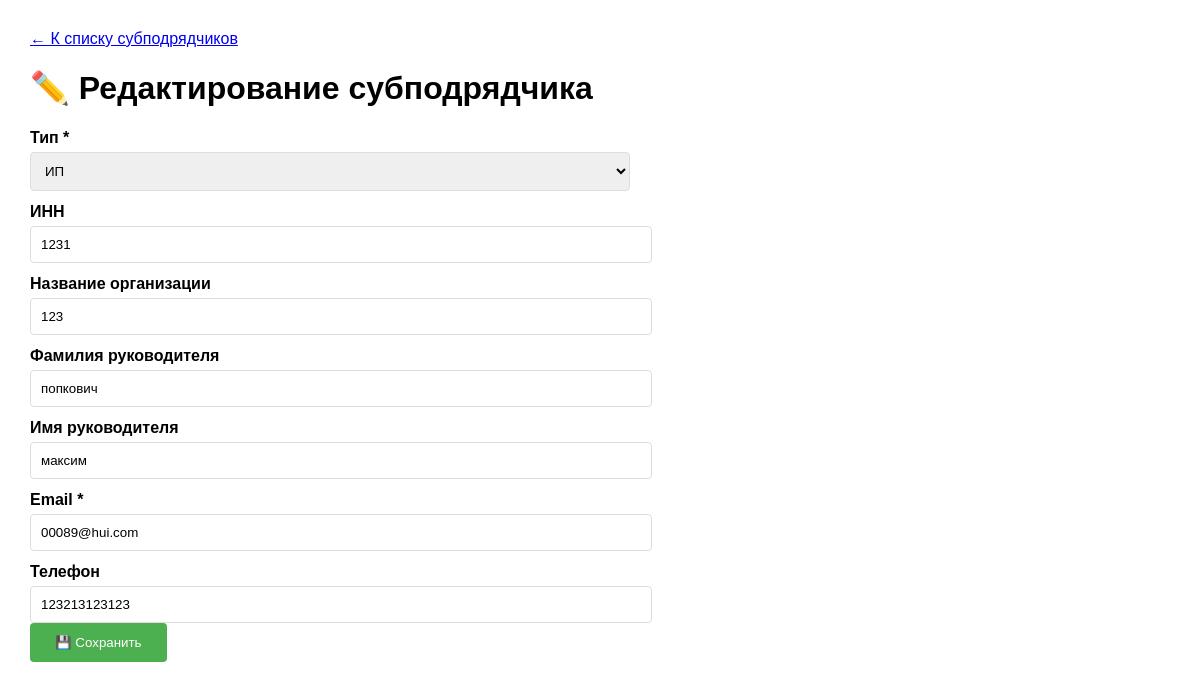
The page /subcontractor_edit.php?id=1&workspace_id=13 (signed in) on the database its author committed.
### tables this page shows
CREATE TABLE subcontractors (
        id INTEGER PRIMARY KEY,
        type TEXT NOT NULL,
        inn TEXT,
        name TEXT,
        last_name TEXT,
        first_name TEXT,
        email TEXT,
        phone TEXT,
        created_at DATETIME DEFAULT CURRENT_TIMESTAMP
    , workspace_id INTEGER DEFAULT 1);

### subcontractor_edit.php (the view, shortened to what this page needs)
<?php
require_once 'config.php';
$workspace_id = isset($_GET['workspace_id']) ? (int)$_GET['workspace_id'] : 0;
$editId = isset($_GET['id']) ? (int)$_GET['id'] : 0;
$sub = null;
if ($editId) {
    $stmt = $db->prepare("SELECT * FROM subcontractors WHERE id = ? AND workspace_id = ?");
    $stmt->execute([$editId, $workspace_id]);
    $sub = $stmt->fetch();
}
?>
<!DOCTYPE html>
<html lang="ru">
<head>
</head>
<body>
    <a href="subcontractors.php?workspace_id=<?= $workspace_id ?>">← К списку субподрядчиков</a>
    <h1><?= $editId ? '✏️ Редактирование' : '➕ Добавление' ?> субподрядчика</h1>
    <form method="POST">
        <label>Тип *</label>
        <select name="type" required>
            <option value="Индивидуальный предприниматель" <?= ($sub['type']??'')=='Индивидуальный предприниматель'?'selected':'' ?>>ИП</option>
        </select>
        <label>ИНН</label>
        <input type="text" name="inn" value="<?= htmlspecialchars($sub['inn'] ?? '') ?>">
        <label>Название организации</label>
        <input type="text" name="name" value="<?= htmlspecialchars($sub['name'] ?? '') ?>">
        <label>Фамилия руководителя</label>
        <input type="text" name="last_name" value="<?= htmlspecialchars($sub['last_name'] ?? '') ?>">
        <label>Имя руководителя</label>
        <input type="text" name="first_name" value="<?= htmlspecialchars($sub['first_name'] ?? '') ?>">
        <label>Email *</label>
        <input type="email" name="email" value="<?= htmlspecialchars($sub['email'] ?? '') ?>" required>
        <label>Телефон</label>
        <input type="text" name="phone" value="<?= htmlspecialchars($sub['phone'] ?? '') ?>">
        <button type="submit">💾 Сохранить</button>
    </form>
</body>
</html>

### subcontractor_edit.php (style rules this page uses)
body { font-family: Arial, sans-serif; margin: 30px; }
form { max-width: 600px; }
label { display: block; margin: 12px 0 5px; font-weight: bold; }
input, select { width: 100%; padding: 10px; border: 1px solid #ddd; border-radius: 4px; }
button { background: #4CAF50; color: white; padding: 12px 25px; border: none; border-radius: 4px; cursor: pointer; }

### rows shown on the page
subcontractors: type "ИП", inn "1231", name "123", last_name "попкович", first_name "максим", email "00089@hui.com", phone "123213123123"
